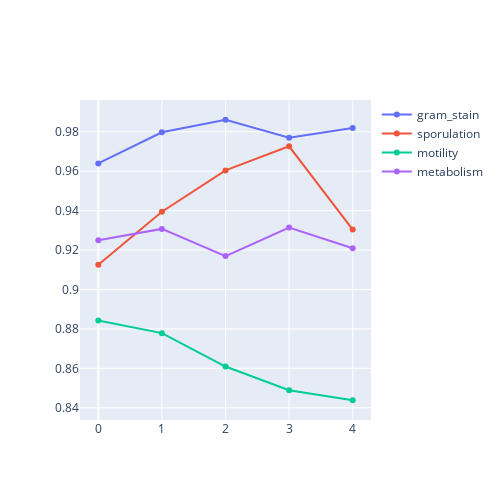

Write notebook code for a chart like this one.
### Code cell
import plotly.graph_objects as go
fig = go.Figure()
for fea,per in fea2performance.items():
    fig.add_scatter(x=list(range(len(per['acc']))),
                   y=per['acc'],name=fea)
fig.layout.width = 500
fig.layout.height= 500
fig.show()

### Figure 1 — Plotly figure (JSON) as saved in the notebook; plotly's stock layout.template omitted (floating-point values rounded to 4 significant figures)
{"data": [{"name": "gram_stain", "type": "scatter", "x": [0, 1, 2, 3, 4], "y": [0.964, 0.9797, 0.9861, 0.977, 0.982]}, {"name": "sporulation", "type": "scatter", "x": [0, 1, 2, 3, 4], "y": [0.9126, 0.9394, 0.9604, 0.9726, 0.9304]}, {"name": "motility", "type": "scatter", "x": [0, 1, 2, 3, 4], "y": [0.8843, 0.8779, 0.8609, 0.8489, 0.8438]}, {"name": "metabolism", "type": "scatter", "x": [0, 1, 2, 3, 4], "y": [0.925, 0.9307, 0.917, 0.9314, 0.9209]}], "layout": {"height": 500, "width": 500, "xaxis": {"autorange": true, "range": [-0.2889, 4.289], "type": "linear"}, "yaxis": {"autorange": true, "range": [0.8338, 0.9961], "type": "linear"}}}
